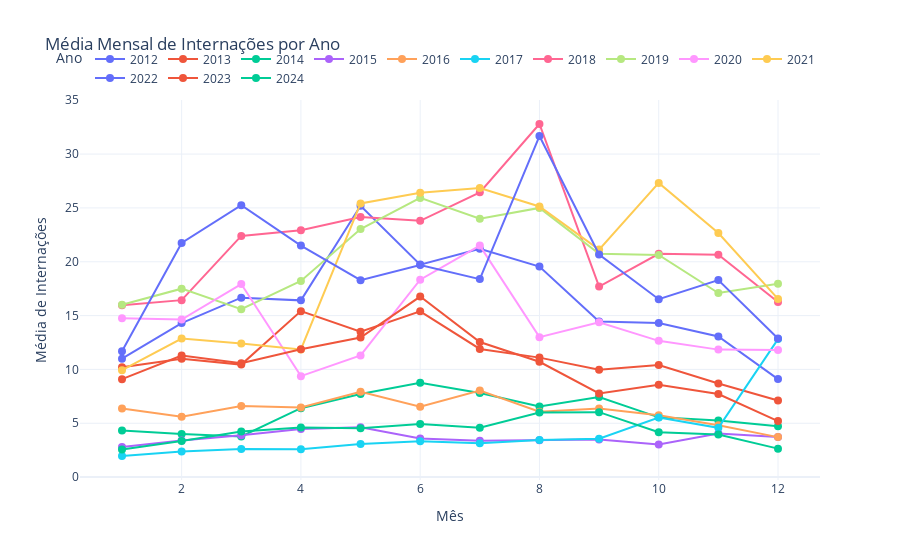

The cell this chart's notebook holds for it:
### Code cell
#@title 3. Gráfico de Médias Mensais
# Preparando os dados
mensal = df_sus_internacoes.groupby(['ano', 'mes'])['num_internacoes'].mean().reset_index()
mensal['mes_ano'] = mensal['mes'].astype(str) + '-' + mensal['ano'].astype(str)

fig = px.line(mensal, x='mes', y='num_internacoes', color='ano',
              title='Média Mensal de Internações por Ano',
              labels={'num_internacoes': 'Média de Internações', 'mes': 'Mês'},
              template='plotly_white',
              hover_data=['mes_ano'])

# Adicionando marcadores e melhorando a legenda
fig.update_traces(mode='lines+markers', marker_size=8)
fig.update_layout(legend_title_text='Ano',
                  legend=dict(orientation="h", yanchor="bottom", y=1.02, xanchor="right", x=1))

fig.show()

### Figure 1 — Plotly figure (JSON) as saved in the notebook; plotly's stock layout.template omitted (floating-point values rounded to 4 significant figures)
{"data": [{"customdata": [["1-2012"], ["2-2012"], ["3-2012"], ["4-2012"], ["5-2012"], ["6-2012"], ["7-2012"], ["8-2012"], ["9-2012"], ["10-2012"], ["11-2012"], ["12-2012"]], "hovertemplate": "ano=2012<br>Mês=%{x}<br>Média de Internações=%{y}<br>mes_ano=%{customdata[0]}<extra></extra>", "legendgroup": "2012", "line": {"color": "#636efa", "dash": "solid"}, "marker": {"size": 8, "symbol": "circle"}, "mode": "lines+markers", "name": "2012", "orientation": "v", "showlegend": true, "type": "scatter", "x": [1, 2, 3, 4, 5, 6, 7, 8, 9, 10, 11, 12], "xaxis": "x", "y": [11, 14.31, 16.67, 16.41, 25.2, 19.73, 21.2, 19.55, 14.45, 14.31, 13.07, 9.103], "yaxis": "y"}, {"customdata": [["1-2013"], ["2-2013"], ["3-2013"], ["4-2013"], ["5-2013"], ["6-2013"], ["7-2013"], ["8-2013"], ["9-2013"], ["10-2013"], ["11-2013"], ["12-2013"]], "hovertemplate": "ano=2013<br>Mês=%{x}<br>Média de Internações=%{y}<br>mes_ano=%{customdata[0]}<extra></extra>", "legendgroup": "2013", "line": {"color": "#EF553B", "dash": "solid"}, "marker": {"size": 8, "symbol": "circle"}, "mode": "lines+markers", "name": "2013", "orientation": "v", "showlegend": true, "type": "scatter", "x": [1, 2, 3, 4, 5, 6, 7, 8, 9, 10, 11, 12], "xaxis": "x", "y": [10.2, 11, 10.45, 15.41, 13.5, 15.4, 11.9, 11.1, 9.963, 10.41, 8.7, 7.12], "yaxis": "y"}, {"customdata": [["1-2014"], ["2-2014"], ["3-2014"], ["4-2014"], ["5-2014"], ["6-2014"], ["7-2014"], ["8-2014"], ["9-2014"], ["10-2014"], ["11-2014"], ["12-2014"]], "hovertemplate": "ano=2014<br>Mês=%{x}<br>Média de Internações=%{y}<br>mes_ano=%{customdata[0]}<extra></extra>", "legendgroup": "2014", "line": {"color": "#00cc96", "dash": "solid"}, "marker": {"size": 8, "symbol": "circle"}, "mode": "lines+markers", "name": "2014", "orientation": "v", "showlegend": true, "type": "scatter", "x": [1, 2, 3, 4, 5, 6, 7, 8, 9, 10, 11, 12], "xaxis": "x", "y": [4.333, 4, 3.769, 6.4, 7.724, 8.769, 7.806, 6.567, 7.444, 5.552, 5.259, 4.714], "yaxis": "y"}, {"customdata": [["1-2015"], ["2-2015"], ["3-2015"], ["4-2015"], ["5-2015"], ["6-2015"], ["7-2015"], ["8-2015"], ["9-2015"], ["10-2015"], ["11-2015"], ["12-2015"]], "hovertemplate": "ano=2015<br>Mês=%{x}<br>Média de Internações=%{y}<br>mes_ano=%{customdata[0]}<extra></extra>", "legendgroup": "2015", "line": {"color": "#ab63fa", "dash": "solid"}, "marker": {"size": 8, "symbol": "circle"}, "mode": "lines+markers", "name": "2015", "orientation": "v", "showlegend": true, "type": "scatter", "x": [1, 2, 3, 4, 5, 6, 7, 8, 9, 10, 11, 12], "xaxis": "x", "y": [2.8, 3.4, 3.897, 4.464, 4.633, 3.577, 3.379, 3.419, 3.5, 3.033, 4.038, 3.731], "yaxis": "y"}, {"customdata": [["1-2016"], ["2-2016"], ["3-2016"], ["4-2016"], ["5-2016"], ["6-2016"], ["7-2016"], ["8-2016"], ["9-2016"], ["10-2016"], ["11-2016"], ["12-2016"]], "hovertemplate": "ano=2016<br>Mês=%{x}<br>Média de Internações=%{y}<br>mes_ano=%{customdata[0]}<extra></extra>", "legendgroup": "2016", "line": {"color": "#FFA15A", "dash": "solid"}, "marker": {"size": 8, "symbol": "circle"}, "mode": "lines+markers", "name": "2016", "orientation": "v", "showlegend": true, "type": "scatter", "x": [1, 2, 3, 4, 5, 6, 7, 8, 9, 10, 11, 12], "xaxis": "x", "y": [6.375, 5.6, 6.6, 6.467, 7.933, 6.533, 8.037, 6.074, 6.379, 5.75, 4.815, 3.714], "yaxis": "y"}, {"customdata": [["1-2017"], ["2-2017"], ["3-2017"], ["4-2017"], ["5-2017"], ["6-2017"], ["7-2017"], ["8-2017"], ["9-2017"], ["10-2017"], ["11-2017"], ["12-2017"]], "hovertemplate": "ano=2017<br>Mês=%{x}<br>Média de Internações=%{y}<br>mes_ano=%{customdata[0]}<extra></extra>", "legendgroup": "2017", "line": {"color": "#19d3f3", "dash": "solid"}, "marker": {"size": 8, "symbol": "circle"}, "mode": "lines+markers", "name": "2017", "orientation": "v", "showlegend": true, "type": "scatter", "x": [1, 2, 3, 4, 5, 6, 7, 8, 9, 10, 11, 12], "xaxis": "x", "y": [1.96, 2.385, 2.607, 2.593, 3.067, 3.321, 3.143, 3.448, 3.567, 5.538, 4.577, 12.81], "yaxis": "y"}, {"customdata": [["1-2018"], ["2-2018"], ["3-2018"], ["4-2018"], ["5-2018"], ["6-2018"], ["7-2018"], ["8-2018"], ["9-2018"], ["10-2018"], ["11-2018"], ["12-2018"]], "hovertemplate": "ano=2018<br>Mês=%{x}<br>Média de Internações=%{y}<br>mes_ano=%{customdata[0]}<extra></extra>", "legendgroup": "2018", "line": {"color": "#FF6692", "dash": "solid"}, "marker": {"size": 8, "symbol": "circle"}, "mode": "lines+markers", "name": "2018", "orientation": "v", "showlegend": true, "type": "scatter", "x": [1, 2, 3, 4, 5, 6, 7, 8, 9, 10, 11, 12], "xaxis": "x", "y": [15.96, 16.43, 22.4, 22.93, 24.16, 23.8, 26.44, 32.79, 17.69, 20.74, 20.66, 16.27], "yaxis": "y"}, {"customdata": [["1-2019"], ["2-2019"], ["3-2019"], ["4-2019"], ["5-2019"], ["6-2019"], ["7-2019"], ["8-2019"], ["9-2019"], ["10-2019"], ["11-2019"], ["12-2019"]], "hovertemplate": "ano=2019<br>Mês=%{x}<br>Média de Internações=%{y}<br>mes_ano=%{customdata[0]}<extra></extra>", "legendgroup": "2019", "line": {"color": "#B6E880", "dash": "solid"}, "marker": {"size": 8, "symbol": "circle"}, "mode": "lines+markers", "name": "2019", "orientation": "v", "showlegend": true, "type": "scatter", "x": [1, 2, 3, 4, 5, 6, 7, 8, 9, 10, 11, 12], "xaxis": "x", "y": [16, 17.5, 15.6, 18.22, 23.03, 25.93, 24, 25, 20.75, 20.63, 17.1, 17.96], "yaxis": "y"}, {"customdata": [["1-2020"], ["2-2020"], ["3-2020"], ["4-2020"], ["5-2020"], ["6-2020"], ["7-2020"], ["8-2020"], ["9-2020"], ["10-2020"], ["11-2020"], ["12-2020"]], "hovertemplate": "ano=2020<br>Mês=%{x}<br>Média de Internações=%{y}<br>mes_ano=%{customdata[0]}<extra></extra>", "legendgroup": "2020", "line": {"color": "#FF97FF", "dash": "solid"}, "marker": {"size": 8, "symbol": "circle"}, "mode": "lines+markers", "name": "2020", "orientation": "v", "showlegend": true, "type": "scatter", "x": [1, 2, 3, 4, 5, 6, 7, 8, 9, 10, 11, 12], "xaxis": "x", "y": [14.75, 14.63, 17.93, 9.375, 11.3, 18.33, 21.5, 13, 14.38, 12.66, 11.84, 11.8], "yaxis": "y"}, {"customdata": [["1-2021"], ["2-2021"], ["3-2021"], ["4-2021"], ["5-2021"], ["6-2021"], ["7-2021"], ["8-2021"], ["9-2021"], ["10-2021"], ["11-2021"], ["12-2021"]], "hovertemplate": "ano=2021<br>Mês=%{x}<br>Média de Internações=%{y}<br>mes_ano=%{customdata[0]}<extra></extra>", "legendgroup": "2021", "line": {"color": "#FECB52", "dash": "solid"}, "marker": {"size": 8, "symbol": "circle"}, "mode": "lines+markers", "name": "2021", "orientation": "v", "showlegend": true, "type": "scatter", "x": [1, 2, 3, 4, 5, 6, 7, 8, 9, 10, 11, 12], "xaxis": "x", "y": [9.926, 12.87, 12.41, 11.85, 25.42, 26.4, 26.84, 25.13, 21.13, 27.32, 22.67, 16.55], "yaxis": "y"}, {"customdata": [["1-2022"], ["2-2022"], ["3-2022"], ["4-2022"], ["5-2022"], ["6-2022"], ["7-2022"], ["8-2022"], ["9-2022"], ["10-2022"], ["11-2022"], ["12-2022"]], "hovertemplate": "ano=2022<br>Mês=%{x}<br>Média de Internações=%{y}<br>mes_ano=%{customdata[0]}<extra></extra>", "legendgroup": "2022", "line": {"color": "#636efa", "dash": "solid"}, "marker": {"size": 8, "symbol": "circle"}, "mode": "lines+markers", "name": "2022", "orientation": "v", "showlegend": true, "type": "scatter", "x": [1, 2, 3, 4, 5, 6, 7, 8, 9, 10, 11, 12], "xaxis": "x", "y": [11.69, 21.75, 25.26, 21.5, 18.29, 19.7, 18.39, 31.68, 20.67, 16.52, 18.3, 12.87], "yaxis": "y"}, {"customdata": [["1-2023"], ["2-2023"], ["3-2023"], ["4-2023"], ["5-2023"], ["6-2023"], ["7-2023"], ["8-2023"], ["9-2023"], ["10-2023"], ["11-2023"], ["12-2023"]], "hovertemplate": "ano=2023<br>Mês=%{x}<br>Média de Internações=%{y}<br>mes_ano=%{customdata[0]}<extra></extra>", "legendgroup": "2023", "line": {"color": "#EF553B", "dash": "solid"}, "marker": {"size": 8, "symbol": "circle"}, "mode": "lines+markers", "name": "2023", "orientation": "v", "showlegend": true, "type": "scatter", "x": [1, 2, 3, 4, 5, 6, 7, 8, 9, 10, 11, 12], "xaxis": "x", "y": [9.097, 11.29, 10.58, 11.87, 12.97, 16.77, 12.55, 10.71, 7.767, 8.567, 7.714, 5.2], "yaxis": "y"}, {"customdata": [["1-2024"], ["2-2024"], ["3-2024"], ["4-2024"], ["5-2024"], ["6-2024"], ["7-2024"], ["8-2024"], ["9-2024"], ["10-2024"], ["11-2024"], ["12-2024"]], "hovertemplate": "ano=2024<br>Mês=%{x}<br>Média de Internações=%{y}<br>mes_ano=%{customdata[0]}<extra></extra>", "legendgroup": "2024", "line": {"color": "#00cc96", "dash": "solid"}, "marker": {"size": 8, "symbol": "circle"}, "mode": "lines+markers", "name": "2024", "orientation": "v", "showlegend": true, "type": "scatter", "x": [1, 2, 3, 4, 5, 6, 7, 8, 9, 10, 11, 12], "xaxis": "x", "y": [2.567, 3.357, 4.226, 4.6, 4.533, 4.933, 4.581, 6, 6.033, 4.172, 3.966, 2.643], "yaxis": "y"}], "layout": {"legend": {"orientation": "h", "title": {"text": "Ano"}, "tracegroupgap": 0, "x": 1, "xanchor": "right", "y": 1.02, "yanchor": "bottom"}, "title": {"text": "Média Mensal de Internações por Ano"}, "xaxis": {"anchor": "y", "domain": [0, 1], "title": {"text": "Mês"}}, "yaxis": {"anchor": "x", "domain": [0, 1], "title": {"text": "Média de Internações"}}}}
